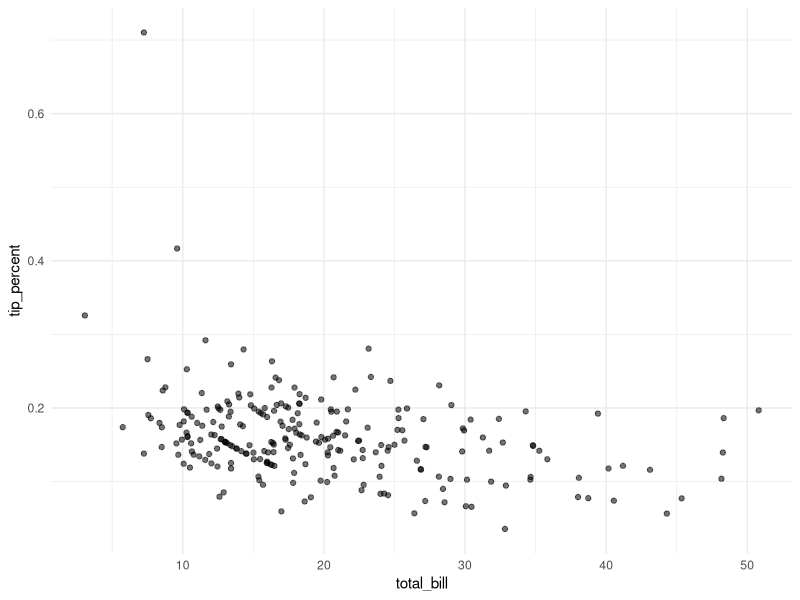
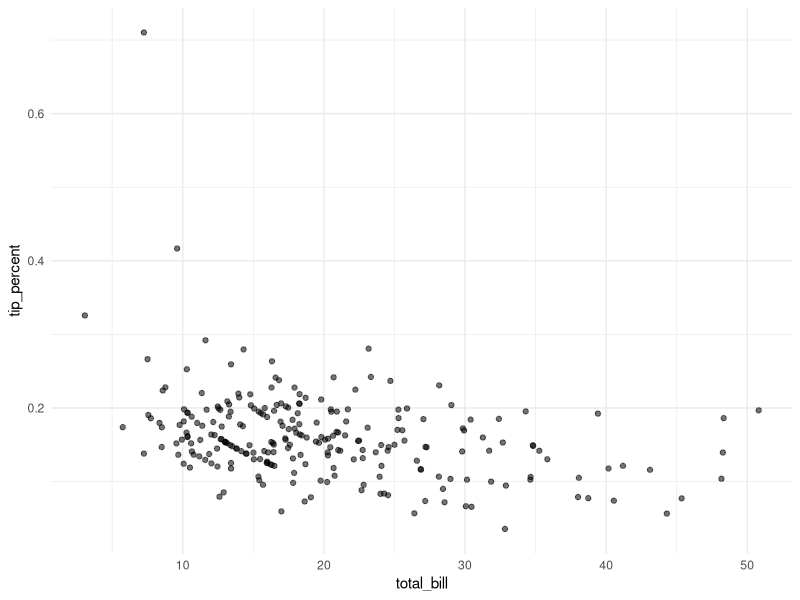
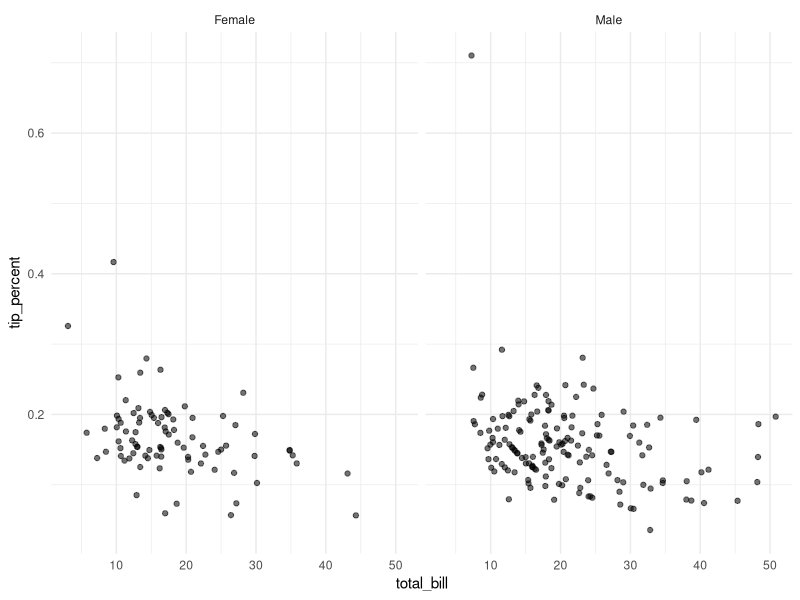
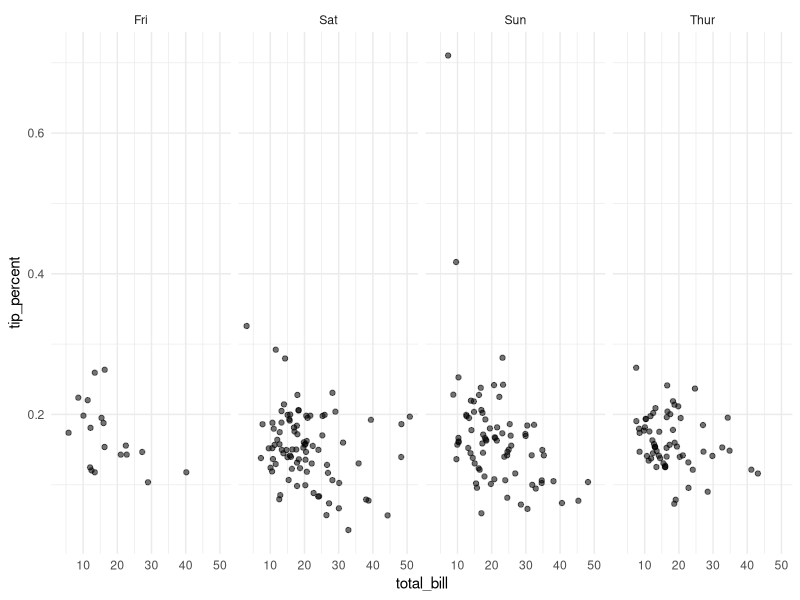
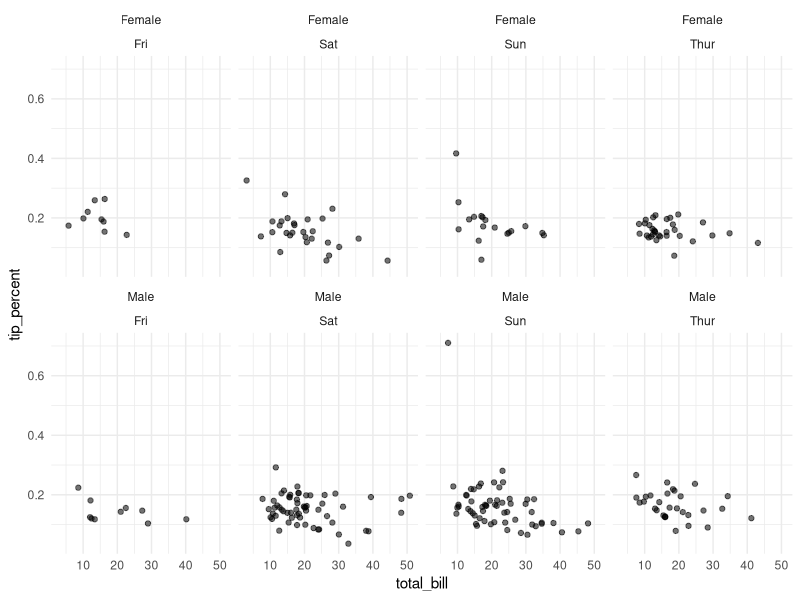

These figures' R source, in order:
## ---- chunk 1
knitr::opts_chunk$set(echo = TRUE, warning = F, message = F, comment = "", eval = T)
## ---- chunk 2
## Load packages
library(reshape2)
library(tidyverse)
## ---- chunk 3
## add a new column with tip_percent
tips <- tips %>% 
  mutate(tip_percent = tip/total_bill)

as_tibble(tips)
## ---- chunk 4
ggplot(tips, aes(x = total_bill,
                 y = tip_percent,
                 alpha = 0.5))+
  geom_point()+
  theme_minimal()+
  guides(alpha = FALSE)
## ---- chunk 5
plot_points_tidyeval_01 <- function(x, y, alpha){
  
  x_var <- enquo(x)
  y_var <- enquo(y)
  
  ggplot(tips, aes(x = !!x_var, y = !!y_var, alpha = alpha))+
    geom_point()+
    theme_minimal()+
    guides(alpha = FALSE)
}

## pass column names unquoted 
plot_points_tidyeval_01(x = total_bill,
                        y = tip_percent,
                        alpha = 0.5)
## ---- chunk 6
plot_points_tidyeval_02 <- function(x, y, alpha, facet){
  
  x_var <- enquo(x)
  y_var <- enquo(y)
  facet_var <- enquo(facet)
  
  ggplot(tips, aes(x = !!x_var, y = !!y_var, alpha = alpha))+
    geom_point()+
    theme_minimal()+
    guides(alpha = FALSE)+
    facet_grid(cols = vars(!!facet_var))}

## ---- chunk 7

## use sex for facet
plot_points_tidyeval_02(x = total_bill,
                        y = tip_percent,
                        alpha = 0.5,
                        facet = sex)
## ---- chunk 8
## use day for facet
plot_points_tidyeval_02(x = total_bill,
                        y = tip_percent,
                        alpha = 0.5,
                        facet = day)
## ---- chunk 9
plot_points_tidyeval_03 <- function(x, y, alpha, ...){
  
  x_var <- enquo(x)
  y_var <- enquo(y)
  facet_vars <- quos(...)
  
  ggplot(tips, aes(x = !!x_var, y = !!y_var, alpha = alpha))+
    geom_point()+
    theme_minimal()+
    guides(alpha = FALSE)+
    facet_wrap(facet_vars, nrow = 2)
}

## use both sex and day for facets
plot_points_tidyeval_03(x = total_bill,
                        y = tip_percent,
                        alpha = 0.5,
                        sex, day)
